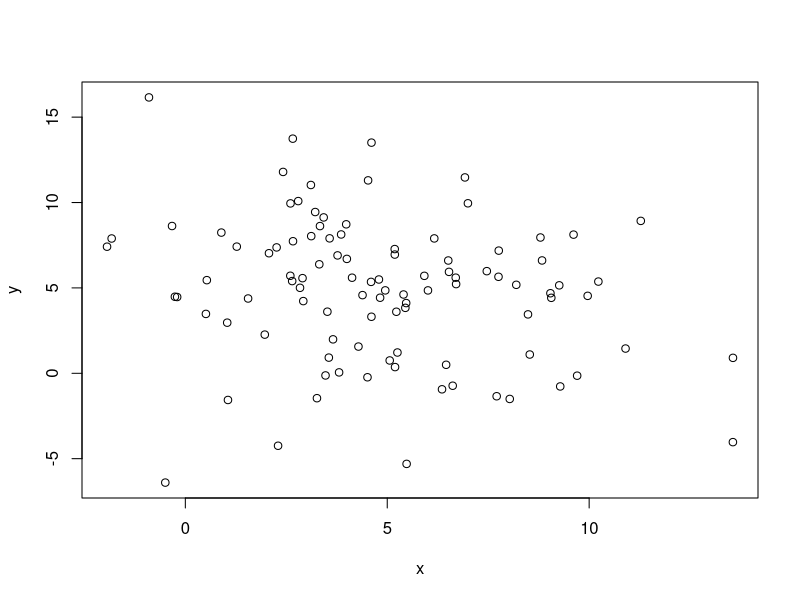

The R script that drew this image:
## ---- chunk 1
library(dplyr)

test_func <- function(a,b){
  return(a + b)
}

x <- rnorm(100, 5, 3)
y <- rnorm(100, 5, 4)
plot(x, y)
